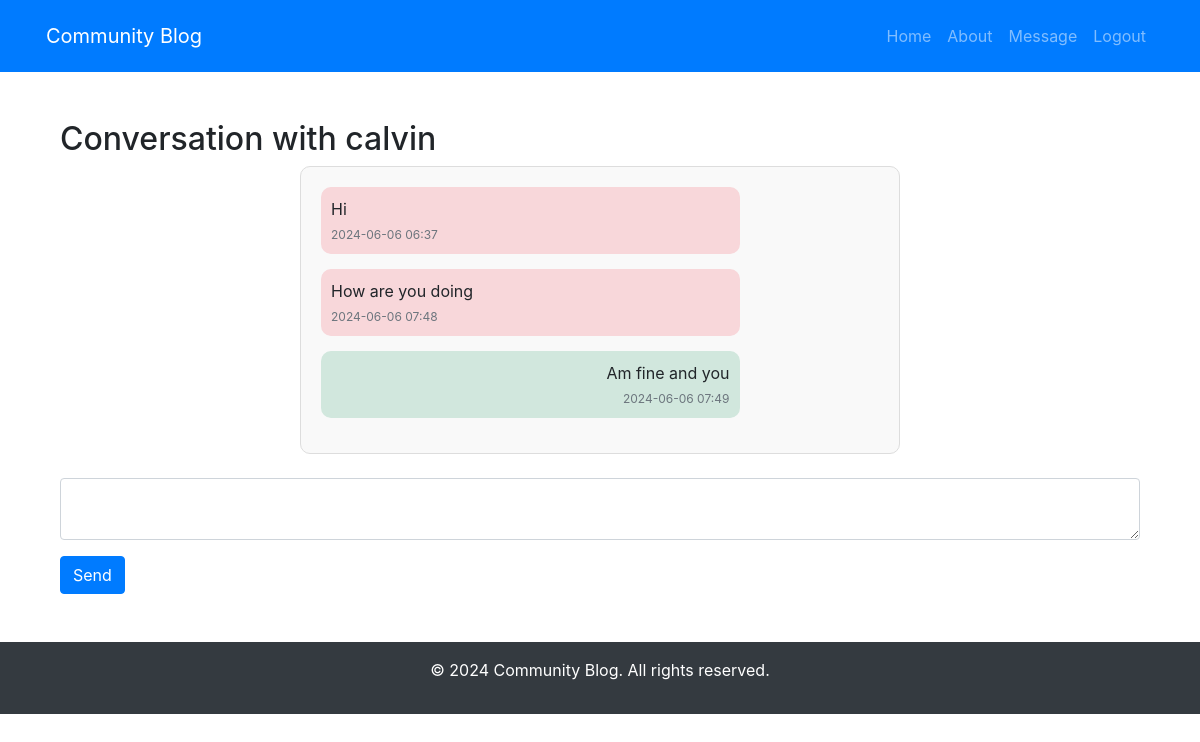
The app's page /messages/calvin (signed in) with its own data.
### app/models.py (models this page shows, shortened)
class User(db.Model, UserMixin):
    id = db.Column(db.Integer, primary_key=True)
    username = db.Column(db.String(150), unique=True, nullable=False)
    email = db.Column(db.String(120), unique=True, nullable=False)
    img = db.Column(db.String(20), nullable=False, default='default.jpg')
    password = db.Column(db.String(60), nullable=False)
    bio = db.Column(db.String(500))
    is_active = db.Column(db.Boolean, default=False)
    posts = db.relationship('Post', backref='author', lazy='dynamic')
    sent_messages = db.relationship('UserMessage', foreign_keys='UserMessage.sender_id', backref='author', lazy=True)
    received_messages = db.relationship('UserMessage', foreign_keys='UserMessage.receiver_id', backref='receiver', lazy=True)
    notifications = db.relationship('Notification', backref='user', lazy=True)
    followed = db.relationship(
        'User', secondary=followers,
        primaryjoin=(followers.c.follower_id == id),
        secondaryjoin=(followers.c.followed_id == id),
        backref=db.backref('followers', lazy='dynamic'), lazy='dynamic'
    )

class UserMessage(db.Model):
    id = db.Column(db.Integer, primary_key=True)
    content = db.Column(db.Text, nullable=False)
    timestamp = db.Column(db.DateTime, nullable=False, default=datetime.utcnow)
    sender_id = db.Column(db.Integer, db.ForeignKey('user.id'), nullable=False)
    receiver_id = db.Column(db.Integer, db.ForeignKey('user.id'), nullable=False)
    read = db.Column(db.Boolean, default=False)

### app/routes.py (the view)
@app.route('/messages/<username>', methods=['GET', 'POST'])
@login_required
def conversation(username):
    user = User.query.filter_by(username=username).first_or_404()
    form = MessageForm()
    if form.validate_on_submit():
        message = UserMessage(content=form.content.data, sender_id=current_user.id, receiver_id=user.id)
        db.session.add(message)
        db.session.commit()
        return redirect(url_for('conversation', username=username))
    messages_sent = UserMessage.query.filter_by(sender_id=current_user.id, receiver_id=user.id)
    messages_received = UserMessage.query.filter_by(sender_id=user.id, receiver_id=current_user.id)
    all_messages = messages_sent.union(messages_received).order_by(UserMessage.timestamp.asc())
    for message in messages_received:
        if not message.read:
            message.read = True
    db.session.commit()
    return render_template('conversation.html', title=f'Conversation with {username}', messages=all_messages, form=form, receiver=user)

### app/forms.py
class MessageForm(FlaskForm):
    content = TextAreaField('Message', validators=[DataRequired()])
    submit = SubmitField('Send')

### app/routes.py (called while the page is built)
@login_manager.user_loader
def load_user(user_id):
    return User.query.get(int(user_id))

@app.context_processor
def inject_notifications():
    if current_user.is_authenticated:
        unread_count = UserMessage.query.filter_by(receiver_id=current_user.id, read=False).count()
        return dict(unread_count=unread_count)
    return dict(unread_count=0)

### app/templates/conversation.html (shortened to what this page needs)
{% extends 'index.html' %}
{% block content %}
<div class="container my-5">
    <h2>Conversation with {{ receiver.username }}</h2>
    <div class="chat-box">
        {% for message in messages %}
            <div class="chat-message {% if message.sender_id == current_user.id %}sent{% else %}received{% endif %}">
                <div class="message-content">
                    {{ message.content }}
                </div>
                <div class="message-timestamp text-muted">
                    {{ message.timestamp.strftime('%Y-%m-%d %H:%M') }}
                </div>
            </div>
        {% endfor %}
    </div>
    <form method="POST" class="mt-4">
        <div class="form-group">
            {{ form.content(class="form-control" if not form.content.errors else "form-control is-invalid") }}
        </div>
        <button type="submit" class="btn btn-primary">Send</button>
    </form>
</div>
{% endblock %}

### app/templates/conversation.html (style rules this page uses)
.chat-box { max-width: 600px; margin: auto; padding: 20px; border: 1px solid #ddd; border-radius: 10px; background-color: #f9f9f9; overflow-y: auto; max-height: 500px; }
.chat-message { display: flex; flex-direction: column; margin-bottom: 15px; padding: 10px; border-radius: 10px; max-width: 75%; }
.chat-message.sent { align-self: flex-end; background-color: #d1e7dd; text-align: right; }
.chat-message.received { align-self: flex-start; background-color: #f8d7da; text-align: left; }
.message-content { font-size: 16px; }
.message-timestamp { font-size: 12px; margin-top: 5px; }

### records on screen
User: username "calvin"
UserMessage: content "Hi", timestamp "2024-06-06 06:37"
UserMessage: content "How are you doing", timestamp "2024-06-06 07:48"
UserMessage: content "Am fine and you", timestamp "2024-06-06 07:49"
